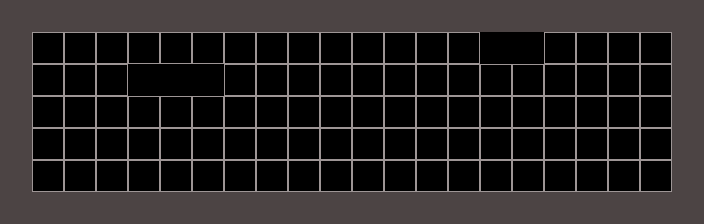

A level layout from a 2D game, rendered from its tile map. Below: a short description, then the map file with its tile-grid data intact:
An orthogonal 22x7 tile map with 32x32 px tiles, 1 tile layer (Tile Layer 1).

<map version="1.0" tiledversion="1.1.3" orientation="orthogonal" renderorder="right-down" width="22" height="7" tilewidth="32" tileheight="32" infinite="0" nextobjectid="1">
 <tileset firstgid="1" name="tableGround-tile" tilewidth="32" tileheight="32" tilecount="3" columns="3">
  <image source="../images/tableGround-tile.png" width="96" height="32" />
 </tileset>
 <layer name="Tile Layer 1" width="22" height="7">
  <data encoding="csv">
2,2,2,2,2,2,2,2,2,2,2,2,2,2,2,2,2,2,2,2,2,2,
2,1,1,1,1,1,1,1,1,1,1,1,1,1,1,3,3,1,1,1,1,2,
2,1,1,1,3,3,3,1,1,1,1,1,1,1,1,1,1,1,1,1,1,2,
2,1,1,1,1,1,1,1,1,1,1,1,1,1,1,1,1,1,1,1,1,2,
2,1,1,1,1,1,1,1,1,1,1,1,1,1,1,1,1,1,1,1,1,2,
2,1,1,1,1,1,1,1,1,1,1,1,1,1,1,1,1,1,1,1,1,2,
2,2,2,2,2,2,2,2,2,2,2,2,2,2,2,2,2,2,2,2,2,2
</data>
 </layer>
</map>